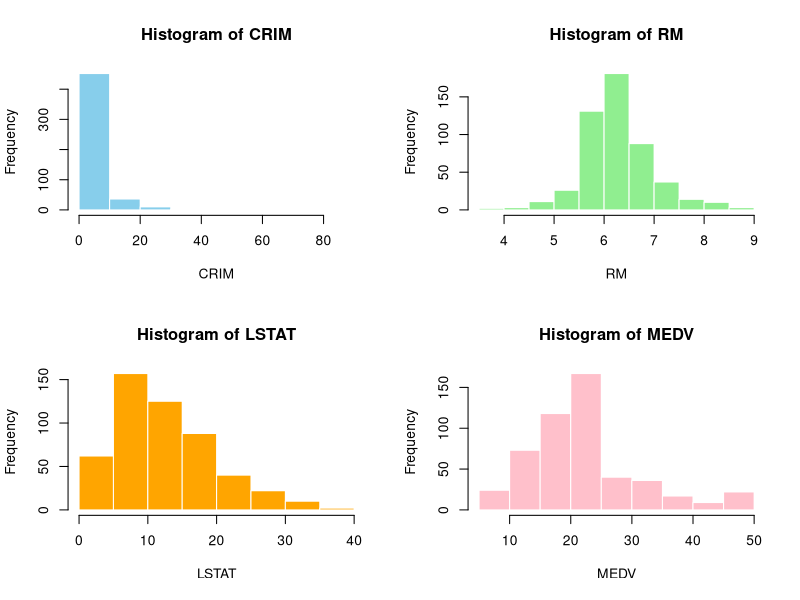
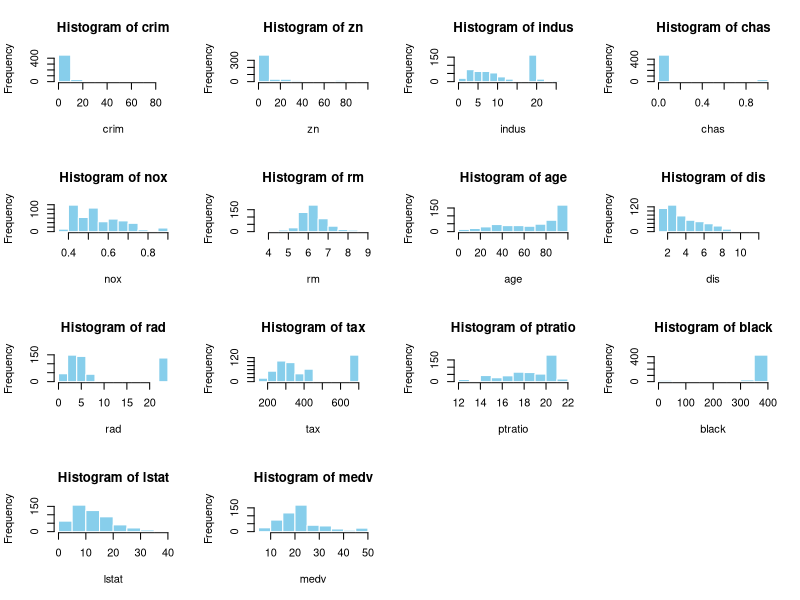
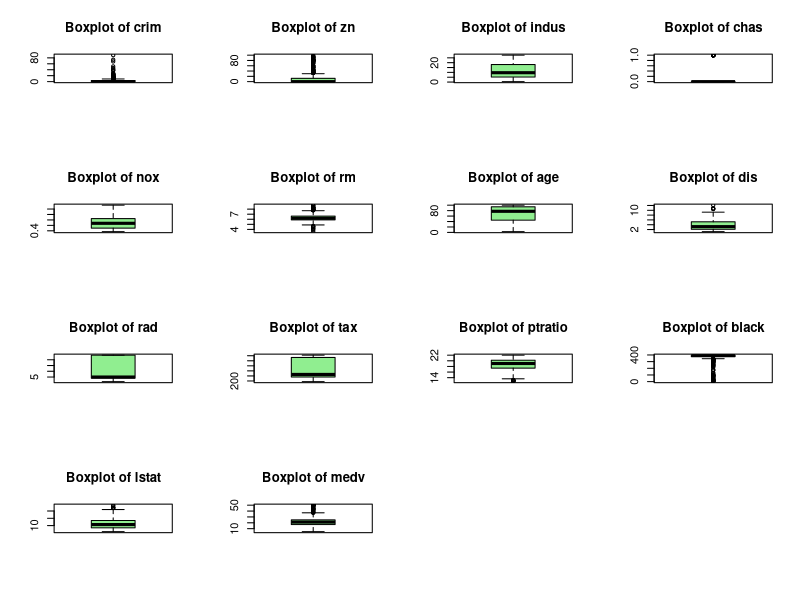
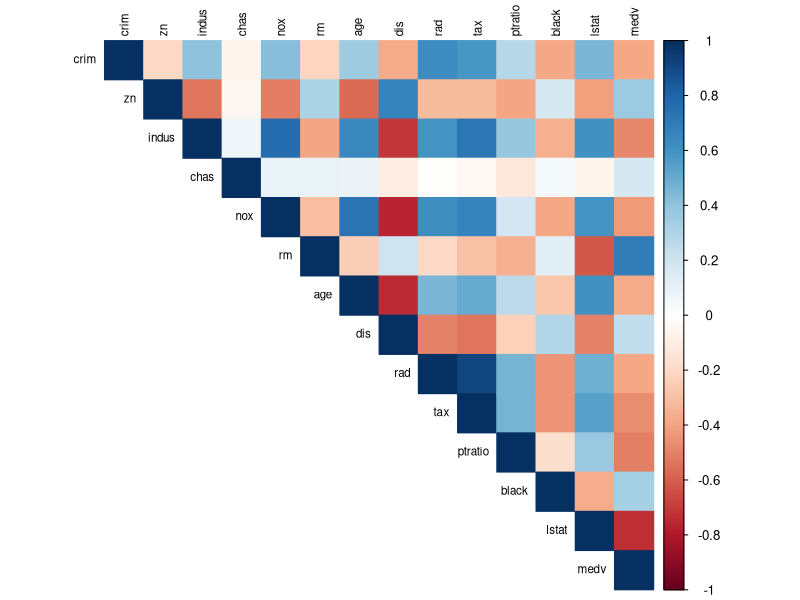
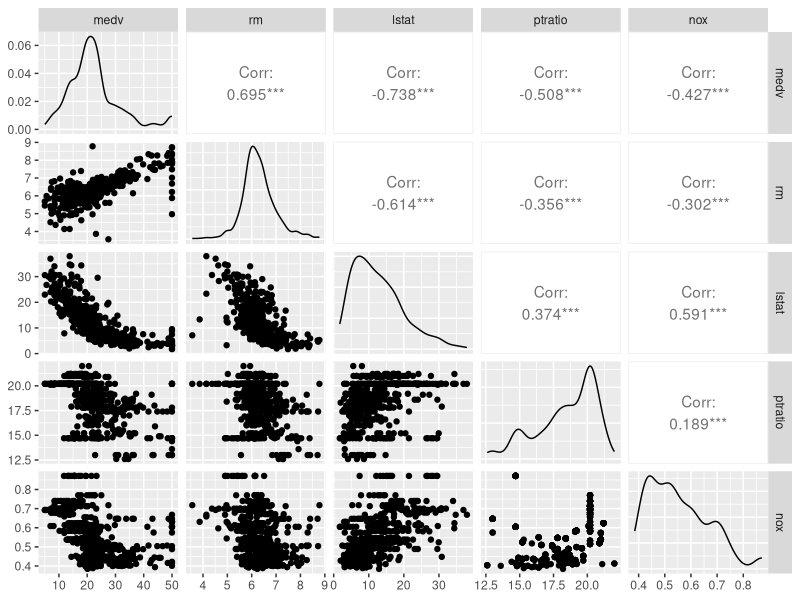
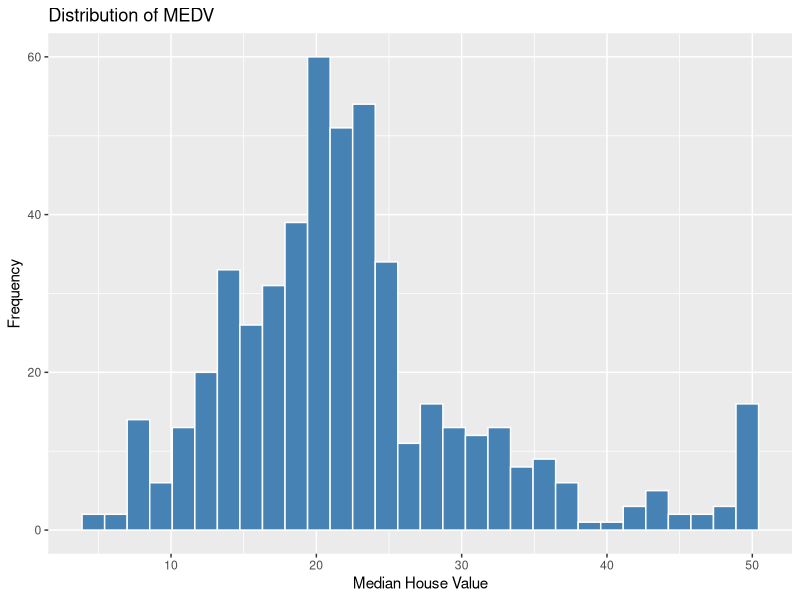
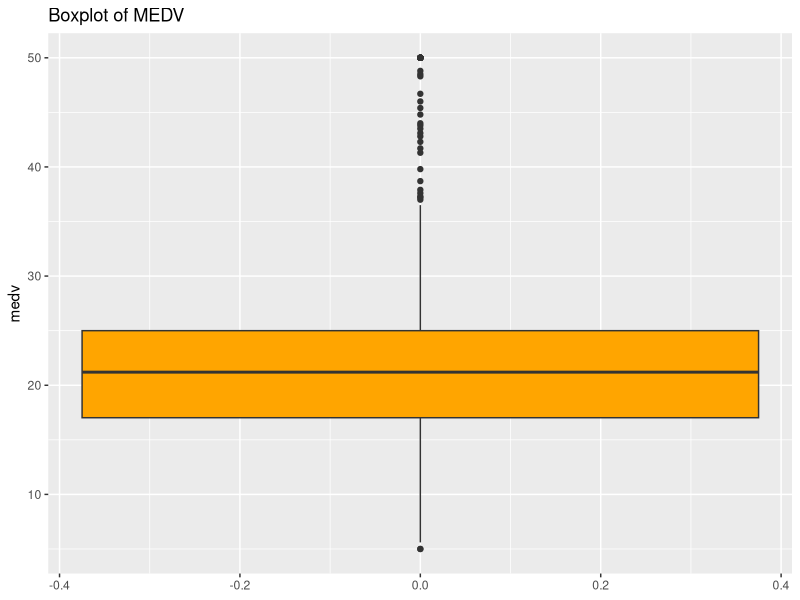
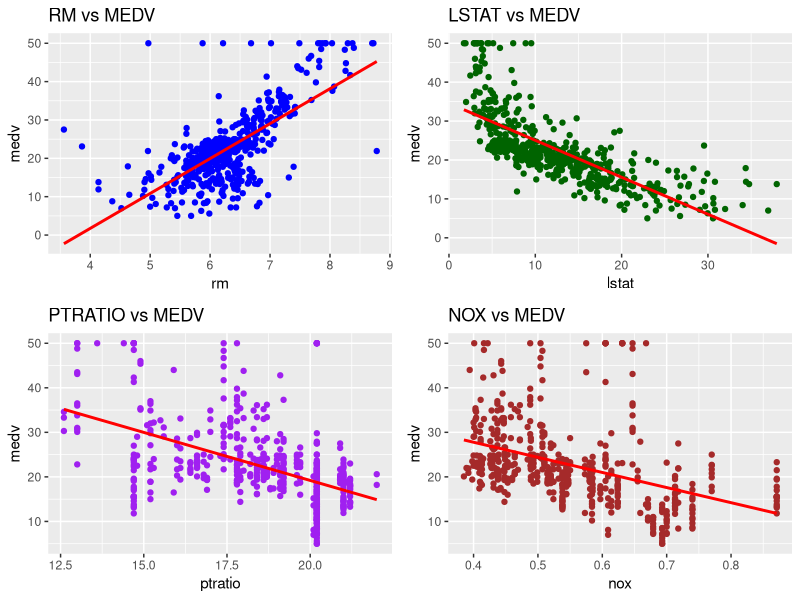

Write R code to recreate these figures, in order.
# ============================================
# COMPLETE EDA OF BOSTON HOUSING DATASET IN R
# ============================================

# Install required packages (run once if needed)
install.packages(c("MASS", "ggplot2", "dplyr", "corrplot",
                   "GGally", "caret", "gridExtra"))

# Load libraries
library(MASS)
library(ggplot2)
library(dplyr)
library(corrplot)
library(GGally)
library(caret)
library(gridExtra)

# ============================================
# 1. LOAD DATA
# ============================================

data("Boston")

# View first rows
head(Boston)

# Structure of dataset
str(Boston)

# Dimensions
dim(Boston)

# Column names
names(Boston)

# Summary statistics
summary(Boston)

# ============================================
# 2. CHECK MISSING VALUES
# ============================================

colSums(is.na(Boston))

# ============================================
# 3. CHECK DUPLICATES
# ============================================

sum(duplicated(Boston))

# ============================================
# 4. DESCRIPTIVE STATISTICS
# ============================================

# Mean
sapply(Boston, mean)

# Median
sapply(Boston, median)

# Standard deviation
sapply(Boston, sd)

# Variance
sapply(Boston, var)

# ============================================
# 5. DISTRIBUTION OF VARIABLES
# ============================================
# Plot histogram of 4 variables in one figure
# 2 rows and 2 columns

# Set plotting area: 2 rows × 2 columns
par(mfrow = c(2, 2))

# Histogram 1
hist(Boston$crim,
     main = "Histogram of CRIM",
     xlab = "CRIM",
     col = "skyblue",
     border = "white")

# Histogram 2
hist(Boston$rm,
     main = "Histogram of RM",
     xlab = "RM",
     col = "lightgreen",
     border = "white")

# Histogram 3
hist(Boston$lstat,
     main = "Histogram of LSTAT",
     xlab = "LSTAT",
     col = "orange",
     border = "white")

# Histogram 4
hist(Boston$medv,
     main = "Histogram of MEDV",
     xlab = "MEDV",
     col = "pink",
     border = "white")

# Reset plotting area
par(mfrow = c(1,1))

#=============================================
# Histogram of all variables
par(mfrow = c(4,4))

for(i in names(Boston)){
  hist(Boston[[i]],
       main = paste("Histogram of", i),
       xlab = i,
       col = "skyblue",
       border = "white")
}
par(mfrow = c(1,1))

# ============================================
# 6. BOXPLOTS
# ============================================

par(mfrow = c(4,4))

for(i in names(Boston)){
  boxplot(Boston[[i]],
          main = paste("Boxplot of", i),
          col = "lightgreen")
}

par(mfrow = c(1,1))

# ============================================
# 7. CORRELATION ANALYSIS
# ============================================

# Correlation matrix
cor_matrix <- cor(Boston)

# Display correlation matrix
round(cor_matrix, 2)

# Correlation plot
corrplot(cor_matrix,
         method = "color",
         type = "upper",
         tl.col = "black",
         tl.cex = 0.7)

# ============================================
# 8. PAIRWISE SCATTER PLOTS
# ============================================

# Scatterplot matrix
ggpairs(Boston[, c("medv", "rm", "lstat", "ptratio", "nox")])

# ============================================
# 9. TARGET VARIABLE ANALYSIS
# ============================================

# Distribution of MEDV
ggplot(Boston, aes(x = medv)) +
  geom_histogram(fill = "steelblue",
                 color = "white",
                 bins = 30) +
  labs(title = "Distribution of MEDV",
       x = "Median House Value",
       y = "Frequency")

# Boxplot of MEDV
ggplot(Boston, aes(y = medv)) +
  geom_boxplot(fill = "orange") +
  labs(title = "Boxplot of MEDV")

# ============================================
# 10. SCATTER PLOTS WITH TARGET VARIABLE
# ============================================

# RM vs MEDV
p1 <- ggplot(Boston, aes(x = rm, y = medv)) +
  geom_point(color = "blue") +
  geom_smooth(method = "lm", se = FALSE, color = "red") +
  labs(title = "RM vs MEDV")

# LSTAT vs MEDV
p2 <- ggplot(Boston, aes(x = lstat, y = medv)) +
  geom_point(color = "darkgreen") +
  geom_smooth(method = "lm", se = FALSE, color = "red") +
  labs(title = "LSTAT vs MEDV")

# PTRATIO vs MEDV
p3 <- ggplot(Boston, aes(x = ptratio, y = medv)) +
  geom_point(color = "purple") +
  geom_smooth(method = "lm", se = FALSE, color = "red") +
  labs(title = "PTRATIO vs MEDV")

# NOX vs MEDV
p4 <- ggplot(Boston, aes(x = nox, y = medv)) +
  geom_point(color = "brown") +
  geom_smooth(method = "lm", se = FALSE, color = "red") +
  labs(title = "NOX vs MEDV")

grid.arrange(p1, p2, p3, p4, ncol = 2)

# ============================================
# 11. OUTLIER DETECTION
# ============================================

# Detect outliers using IQR method
detect_outliers <- function(x){
  Q1 <- quantile(x, 0.25)
  Q3 <- quantile(x, 0.75)
  IQR <- Q3 - Q1
  
  lower <- Q1 - 1.5 * IQR
  upper <- Q3 + 1.5 * IQR
  
  which(x < lower | x > upper)
}

# Example for CRIM
outliers_crim <- detect_outliers(Boston$crim)

length(outliers_crim)

# ============================================
# 12. NORMALITY CHECK
# ============================================

# Q-Q plot for MEDV
qqnorm(Boston$medv)
qqline(Boston$medv, col = "red")

# Shapiro-Wilk test
shapiro.test(Boston$medv)

# ============================================
# 13. FEATURE SCALING
# ============================================

# Standardization
Boston_scaled <- as.data.frame(scale(Boston))

head(Boston_scaled)

# ============================================
# 14. TRAIN-TEST SPLIT
# ============================================

set.seed(123)

train_index <- createDataPartition(Boston$medv,
                                   p = 0.8,
                                   list = FALSE)

train_data <- Boston[train_index, ]
test_data  <- Boston[-train_index, ]

dim(train_data)
dim(test_data)

# ============================================
# 15. BASIC INSIGHTS
# ============================================

# Top correlations with MEDV
sort(cor(Boston$medv, Boston))[ , drop = FALSE]

# ============================================
# 16. SAVE CLEANED DATA
# ============================================

write.csv(Boston, "Boston_EDA_Data.csv",
          row.names = FALSE)

# ============================================
# END OF EDA
# ============================================
